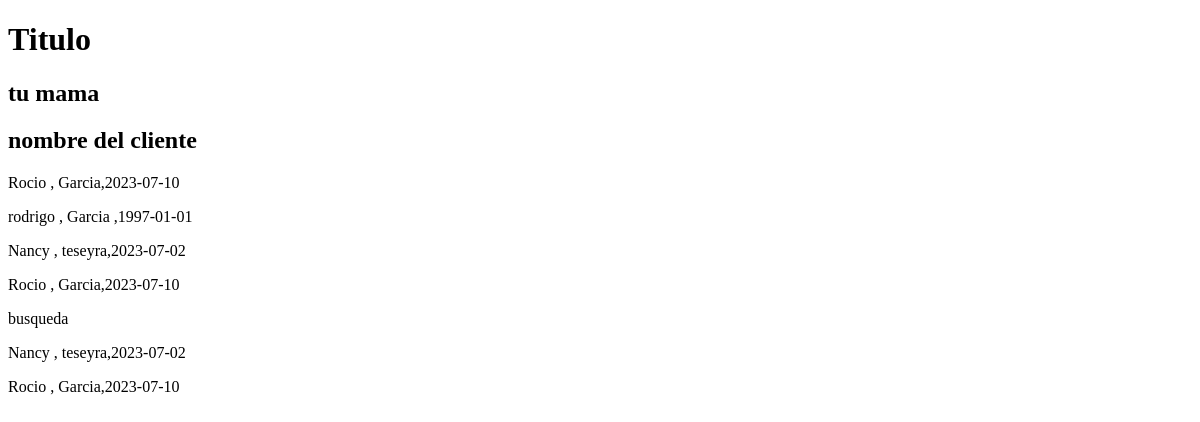
The page /busqueda/ on the database as committed earlier.
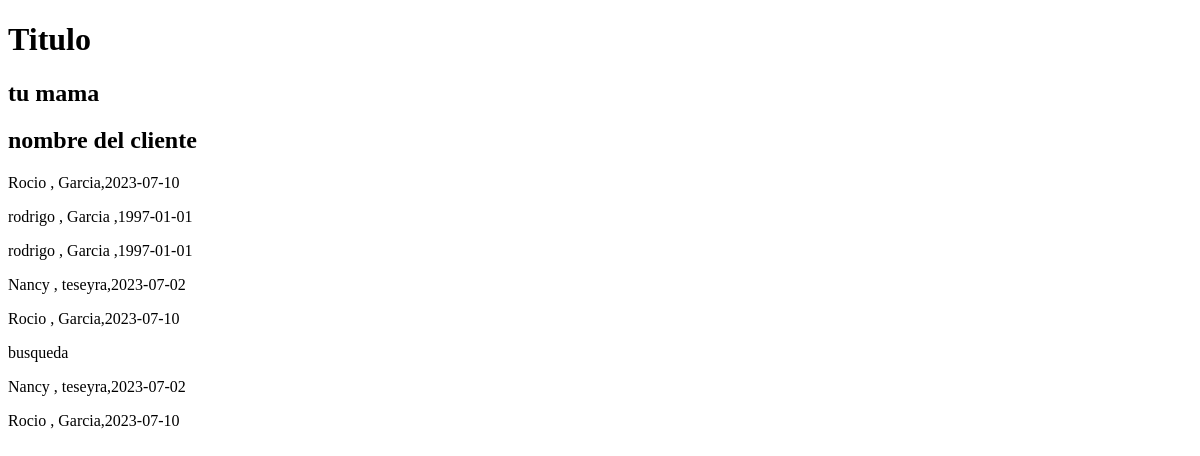
The same page on the database as committed later.
### apps/cliente/models.py (models this page shows)
class Cliente(models.Model):
    nombre= models.CharField(max_length=50)
    apellido = models.CharField(max_length=50)
    nacimiento = models.DateField(null=True)
    pais_origen_id=models.ForeignKey(Pais, on_delete= models.SET_NULL,null=True , blank=True)
    def __str__(self) -> str:
        return f"{self.nombre} , {self.apellido},{self.nacimiento}"

### apps/cliente/views.py (the view)
# urls.py: path("busqueda/",busqueda,name="busqueda"),
def busqueda(request):
    cliente_nombre = Cliente.objects.filter(nombre__contains="o")
    cliente_nacimiento = Cliente.objects.filter(nacimiento__gt = date(2000,1,1))
    contexto = {
        "cliente_nombre": cliente_nombre,
        "cliente_nacimiento" : cliente_nacimiento
    }
    return render(request,"cliente/busqueda.html", contexto)

### apps/cliente/templates/cliente/busqueda.html
{% extends 'cliente/index.html' %}
{% block FORM %}
busqueda
{% endblock FORM %}
{% block CONTENIDO %}
  <h2> nombre del cliente </h2>
  {% for cliente in cliente_nombre  %}
    <p> {{cliente}} </p>
  {% endfor %}
{% block BUSQUEDA %}
{% for cliente in cliente_nacimiento %}
<p> {{cliente }} </p>
{% endfor %}
{% endblock BUSQUEDA %}
{% endblock CONTENIDO %}

Rows that differ between the two databases and show on the page:
added Cliente: nombre+apellido+nacimiento "rodrigo , Garcia ,1997-01-01", shown under "nombre del cliente"
